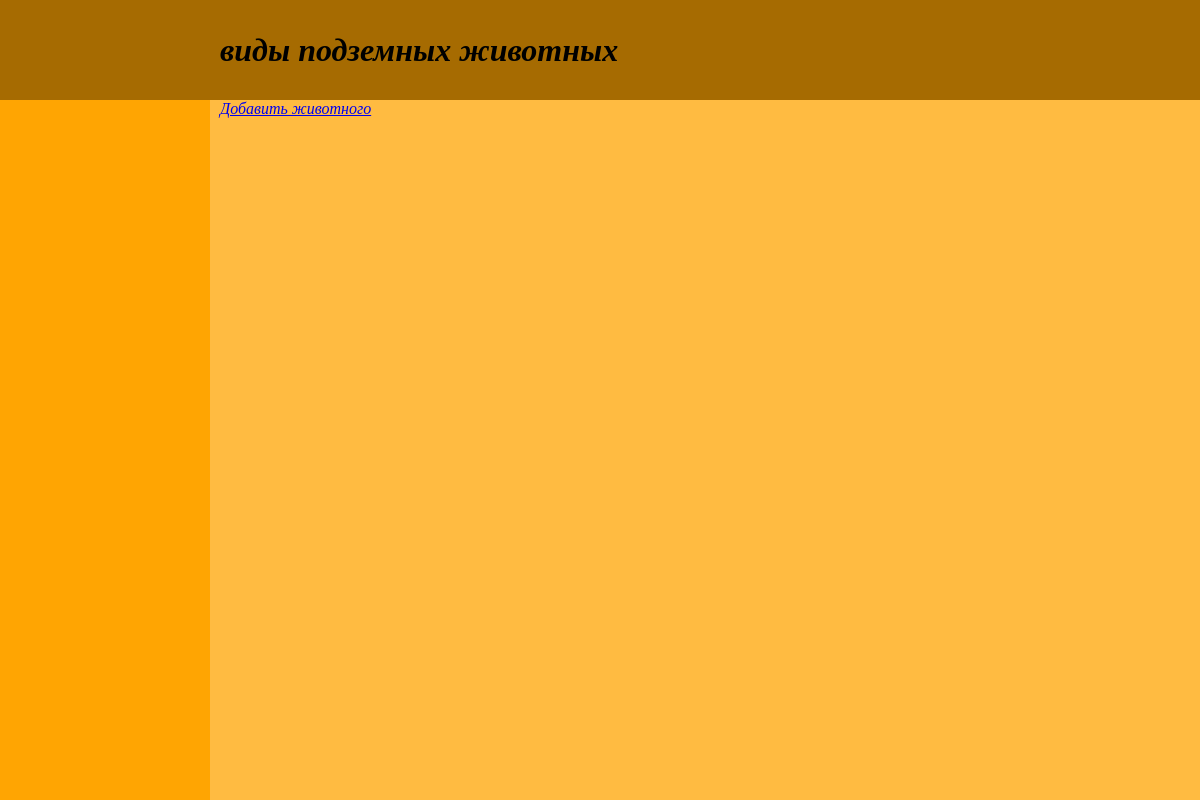
The page /underground/ on the database as committed earlier.
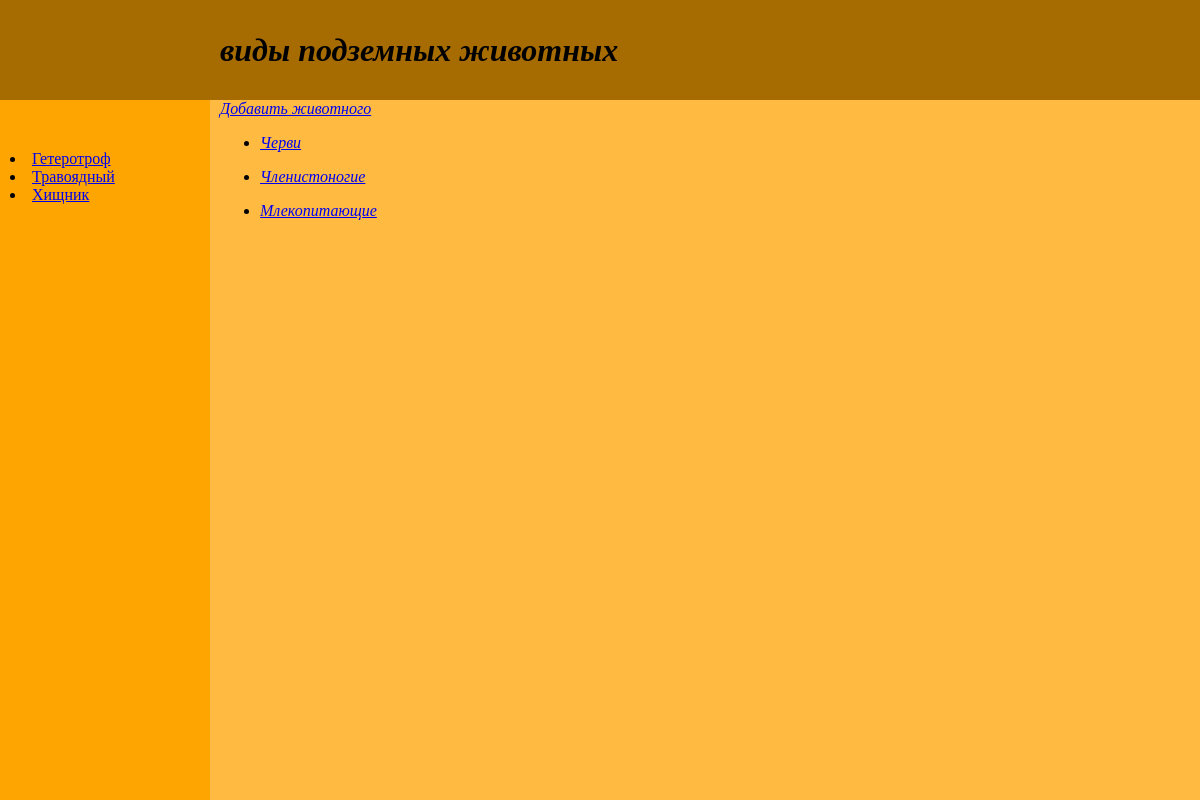
The same page on the database as committed later.
### underground/models.py (models this page shows, shortened)
class Underground_Kinds(models.Model):
    name = models.CharField(max_length=50, db_index=True, verbose_name="Класс")
    slug = models.SlugField(max_length=100, unique=True, db_index=True)

class UndergroundTags(models.Model):
    tag = models.CharField(max_length=100, db_index=True, verbose_name="Теги")
    slug = models.SlugField(max_length=255, unique=True, db_index=True)
    def get_absolute_url(self):
        return reverse('tag', kwargs={'underground_tag_slug':self.slug})

### underground/views.py (the view)
# urls.py: path('', views.index),
def index (request):
    get_data = Underground_Kinds.objects.all()
    data = {'title': 'Подземные обитатели',
            'header': 'Виды подземных животных',
            'data_inf': get_data}
    return render(request, 'underground/underground.html', data)

### underground/templatetags/underground_tags.py (called while the page is built)
@register.inclusion_tag('underground/underground_list_tags.html')
def show_underground_tags():
    return {"underground_tags" : UndergroundTags.objects.annotate(total=Count("tags")).filter(total__gt=0)}

### underground/templates/underground/underground.html
{% extends 'base.html' %}
{% block load_tags %}
{% load underground_tags %}
{% show_underground_tags %}
{% endblock %}

### templates/base.html (shortened to what this page needs)
<!DOCTYPE html>
<html lang="en">
{% load static %}
<head>
    <link type="text/css" href="{% static 'css/all_pages/styles.css' %}" rel="stylesheet"/>
</head>
<body>
<div class ="header">
    <h1>{{header|lower}}</h1>
</div>
<div class = "content">
<a href="addpage/" class="button">Добавить животного</a>
<ul>
        {% for items in data_inf %}
        <li>
               <p><a href="{{items.slug}}/">{{items.name}}</a></p>
        </li>
        {% endfor %}
</ul>
</div>
<div class="sidebar">
{% block load_tags %} {% endblock %}
</div>
</body>
</html>

### underground/templates/underground/underground_list_tags.html
{% for t in underground_tags %}
        <li><a href="{{t.get_absolute_url}}">{{t.tag}}</a></li>
{% endfor %}

Rows that differ between the two databases and show on the page:
added Underground_Kinds: name "Черви"
added Underground_Kinds: name "Членистоногие"
added Underground_Kinds: name "Млекопитающие"
added UndergroundTags: tag "Гетеротроф"
added UndergroundTags: tag "Травоядный"
added UndergroundTags: tag "Хищник"
